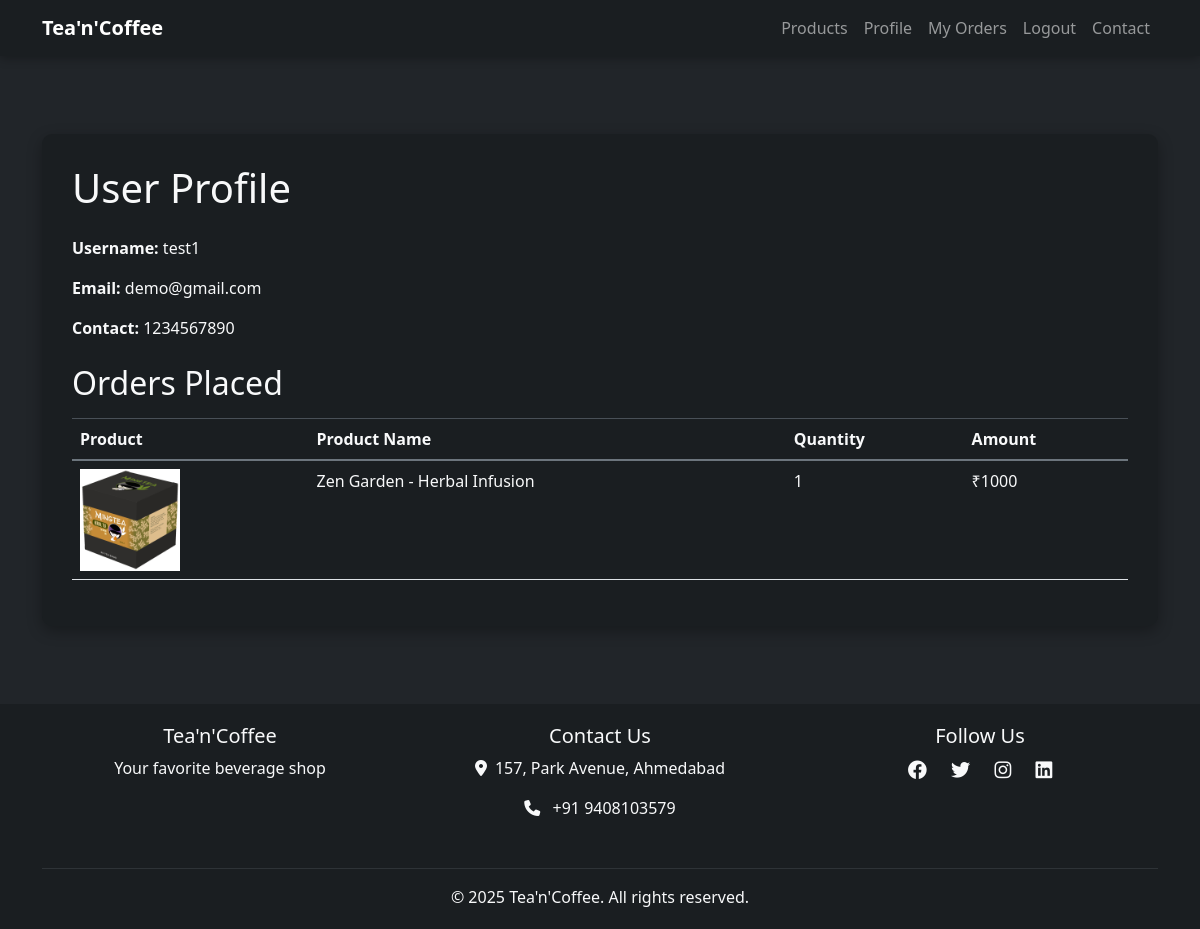
Screenshot of /profile/ (signed in) with the database file from the repository.
### app1/models.py (models this page shows)
class UserRegister(models.Model):
    name = models.CharField(max_length=200)
    email = models.EmailField()
    password = models.CharField(max_length=200)
    address = models.CharField(max_length=200)
    phone = models.IntegerField()

class Product(models.Model):
    category=models.ForeignKey(Category,on_delete=models.CASCADE)
    name = models.CharField(max_length=200)
    img=models.ImageField(upload_to='product')
    price = models.IntegerField()
    description = models.TextField()
    quantity=models.IntegerField()

### app1/views.py (the view)
# urls.py: path('profile/',profile,name='profile'),
def profile(request):
    if 'email' in request.session:
        a=request.session['email']
        user_profile = UserRegister.objects.get(email=a)
        user_orders = Ordermodel.objects.filter(userEmail=a)
        prolist=[]
        for i in user_orders:
            pro={}
            print(111111)
            productdata=Product.objects.get(id=i.productid)
            pro['img']=productdata.img
            pro['id']=i.productid
            pro['name']=productdata.name
            pro['orderDate']=i.orderDate
            pro['productqty']=i.productqty
            pro['transactionId']=i.transactionId
            pro['paymentMethod']=i.paymentMethod
            pro['orderAmount']=i.orderAmount
            prolist.append(pro)
        context = {
            'profile': user_profile,
            'orders': prolist,
            'a':a
        }
        if request.method == 'POST' and 'logout' in request.POST:
            logout(request)
            return redirect('login1')
        else:
            return render(request, 'profile.html', context)
    else:
        return redirect('login1')

### app1/templates/profile.html (shortened to what this page needs)
<!DOCTYPE html>
<html lang="zxx">
<head>
    <link rel="stylesheet" href="https://cdnjs.cloudflare.com/ajax/libs/font-awesome/6.4.0/css/all.min.css">
    <link href="https://cdn.jsdelivr.net/npm/bootstrap@5.2.2/dist/css/bootstrap.min.css" rel="stylesheet">
    <link href="https://cdnjs.cloudflare.com/ajax/libs/animate.css/4.1.1/animate.min.css" rel="stylesheet">
</head>
<body>
    <nav class="navbar navbar-expand-lg navbar-dark sticky-top">
        <div class="container">
            <a class="navbar-brand" href="{% url 'index' %}">Tea'n'Coffee</a>
            <div class="collapse navbar-collapse" id="navbarNav">
                <ul class="navbar-nav ms-auto">
                    <li class="nav-item">
                        <a class="nav-link" href="{% url 'productall' %}">Products</a>
                    </li>
                    <li class="nav-item active">
                        <a class="nav-link" href="{% url 'profile' %}">Profile</a>
                    </li>
                    <li class="nav-item">
                        <a class="nav-link" href="{% url 'myorder' %}">My Orders</a>
                    </li>
                    <li class="nav-item">
                        <a class="nav-link" href="{% url 'logout1' %}">Logout</a>
                    </li>
                    <li class="nav-item">
                        <a class="nav-link" href="{% url 'contact' %}">Contact</a>
                    </li>
                </ul>
            </div>
        </div>
    </nav>
    <div class="container py-5">
        <div class="profile-container" id="profileContent">
            <h1 class="mb-4 animate__animated animate__fadeIn">User Profile</h1>
            <div class="mb-4 animate__animated animate__fadeInLeft">
                <p><strong>Username:</strong> {{ profile.name }}</p>
                <p><strong>Email:</strong> {{ profile.email }}</p>
                <p><strong>Contact:</strong> {{ profile.phone }}</p>
            </div>
            <h2 class="mb-3 animate__animated animate__fadeIn">Orders Placed</h2>
            {% if orders %}
            <div class="table-responsive animate__animated animate__fadeInUp">
                <table class="table">
                    <thead>
                        <tr>
                            <th>Product</th>
                            <th>Product Name</th>
                            <th>Quantity</th>
                            <th>Amount</th>
                        </tr>
                    </thead>
                    <tbody>
                        {% for order in orders %}
                        <tr>
                            <td><img src="{{ order.img.url }}"></td>
                            <td>{{ order.name }}</td>
                            <td>{{ order.productqty }}</td>
                            <td>₹{{ order.orderAmount }}</td>
                        </tr>
                        {% endfor %}
                    </tbody>
                </table>
            </div>
            {% else %}
            <p class="animate__animated animate__fadeIn">No orders found.</p>
            {% endif %}
        </div>
    </div>
    <footer class="text-center">
        <div class="container">
            <div class="row">
                <div class="col-md-4 mb-3">
                    <h5>Tea'n'Coffee</h5>
                    <p>Your favorite beverage shop</p>
                </div>
                <div class="col-md-4 mb-3">
                    <h5>Contact Us</h5>
                    <p><i class="fas fa-map-marker-alt me-2"></i>157, Park Avenue, Ahmedabad</p>
                    <p><i class="fas fa-phone me-2"></i> +91 9408103579</p>
                </div>
                <div class="col-md-4">
                    <h5>Follow Us</h5>
                    <div class="social-icons">
                        <a href="#"><i class="fab fa-facebook"></i></a>
                        <a href="#"><i class="fab fa-twitter"></i></a>
                        <a href="#"><i class="fab fa-instagram"></i></a>
                        <a href="#"><i class="fab fa-linkedin"></i></a>
                    </div>
                </div>
            </div>
            <hr style="border-color: #6c757d;">
            <p class="mb-0">&copy; 2025 Tea'n'Coffee. All rights reserved.</p>
        </div>
    </footer>
</body>
</html>

### app1/templates/profile.html (style rules this page uses)
:root { --dark-bg: #212529; --darker-bg: #1a1e21; --text-color: #f8f9fa; --accent-color: #6c757d; --hover-color: #adb5bd; }
body { background-color: var(--dark-bg); color: var(--text-color); min-height: 100vh; display: flex; flex-direction: column; scroll-behavior: smooth; }
.navbar { background-color: var(--darker-bg) !important; box-shadow: 0 2px 10px rgba(0,0,0,0.3); transition: all 0.3s ease; }
.navbar-brand { font-weight: 700; transition: all 0.3s ease; }
.nav-link { position: relative; transition: all 0.3s ease; }
.nav-link::after { content: ''; position: absolute; width: 0; height: 2px; bottom: 0; left: 0; background-color: var(--hover-color); transition: width 0.3s ease; }
.profile-container { background-color: var(--darker-bg); border-radius: 10px; padding: 30px; box-shadow: 0 5px 15px rgba(0,0,0,0.3); margin: 30px auto; transition: all 0.5s ease; opacity: 0; transform: translateY(20px); }
.profile-container.animate { opacity: 1; transform: translateY(0); }
.table { color: var(--text-color); }
.table th { border-bottom: 2px solid var(--accent-color); }
.table td, .table th { border-top: 1px solid #495057; }
footer { background-color: var(--darker-bg); color: var(--text-color); padding: 20px 0; margin-top: auto; transition: all 0.3s ease; }
.social-icons a { color: var(--text-color); margin: 0 10px; font-size: 1.2rem; transition: all 0.3s ease; }
img { max-width: 100px; height: auto; transition: all 0.3s ease; }

### rows the page displays
UserRegister: name "test1", email "demo@gmail.com", phone "1234567890"
Product: name "Zen Garden - Herbal Infusion"

### other values shown
{{ order.productqty }} "1"
{{ order.orderAmount }} "1000"
